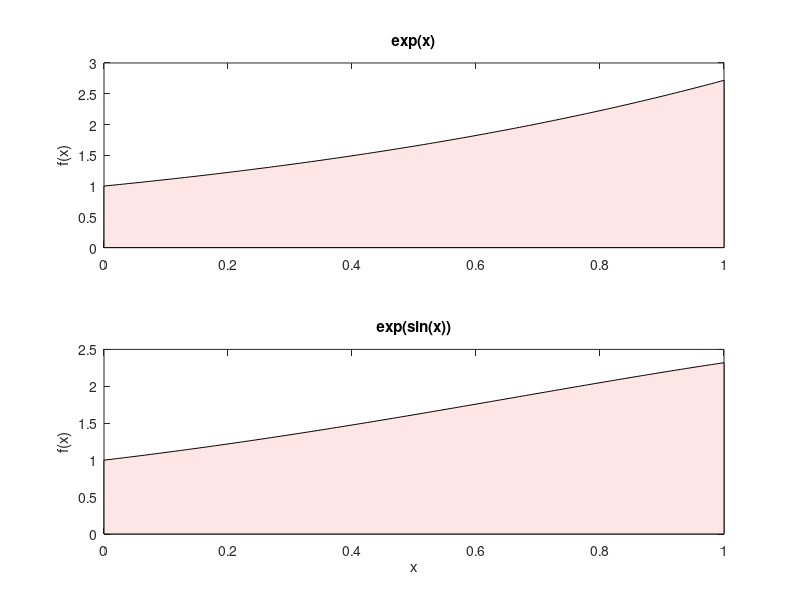

Reproduce this figure in MATLAB.
%%
% The antiderivative of $e^x$ is, of course, itself. That makes evaluation
% of $\int_0^1 e^x\,dx$ by the Fundamental Theorem trivial.
format long, I = exp(1)-1

%%
% MATLAB has a built-in |integral| that estimates the value numerically
% without finding the antiderivative first. As you can see here, it's often
% just as accurate. 
integral(@(x) exp(x),0,1)

%%
% The numerical approach is far more robust. For example, $e^{\sin x}$ has
% no useful antiderivative. But numerically it's no more difficult. 
integral(@(x) exp(sin(x)),0,1)

%%
% When you look at the graphs of these functions, what's remarkable is 
% that one of these areas is the most basic calculus while the other is
% almost impenetrable analytically. From a numerical standpoint, they are
% practically the same problem.
x = linspace(0,1,201)';
subplot(2,1,1), fill([x;1;0],[exp(x);0;0],[1,0.9,0.9])
title('exp(x)')  % ignore this line
ylabel('f(x)')    % ignore this line
subplot(2,1,2), fill([x;1;0],[exp(sin(x));0;0],[1,0.9,0.9])
title('exp(sin(x))')  % ignore this line
xlabel('x'), ylabel('f(x)')    % ignore this line
